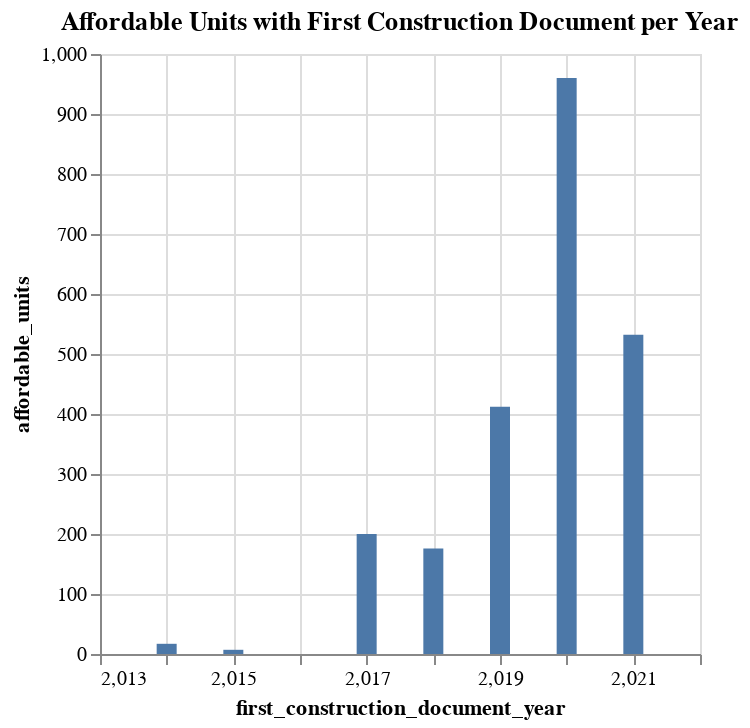

Source (notebook cell):
### Code cell
# Create a chart

source = housing_first_document_year
alt.Chart(source).mark_bar(size=10).encode(
        x = "first_construction_document_year", 
        y= "affordable_units", 
).properties(width=300, title='Affordable Units with First Construction Document per Year')

### Figure 1 — Vega-Lite specification as saved in the notebook (floating-point values rounded to 4 significant figures)
{"config": {"view": {"continuousWidth": 400, "continuousHeight": 300}}, "data": {"name": "data-a7775cc09a3394780f622b099fb405d4"}, "mark": {"type": "bar", "size": 10}, "encoding": {"x": {"field": "first_construction_document_year", "type": "quantitative"}, "y": {"field": "affordable_units", "type": "quantitative"}}, "title": "Affordable Units with First Construction Document per Year", "width": 300, "$schema": "https://vega.github.io/schema/vega-lite/v4.17.0.json", "datasets": {"data-a7775cc09a3394780f622b099fb405d4": [{"first_construction_document_year": 2014, "affordable_units": 17.0, "per_affordable": 12.0}, {"first_construction_document_year": 2015, "affordable_units": 7.0, "per_affordable": 13.0}, {"first_construction_document_year": 2016, "affordable_units": 0.0, "per_affordable": 0.0}, {"first_construction_document_year": 2017, "affordable_units": 200.0, "per_affordable": 8.5}, {"first_construction_document_year": 2018, "affordable_units": 176.0, "per_affordable": 0.0}, {"first_construction_document_year": 2019, "affordable_units": 412.0, "per_affordable": 12.5}, {"first_construction_document_year": 2020, "affordable_units": 960.0, "per_affordable": 17.5}, {"first_construction_document_year": 2021, "affordable_units": 532.0, "per_affordable": 99.0}]}}
